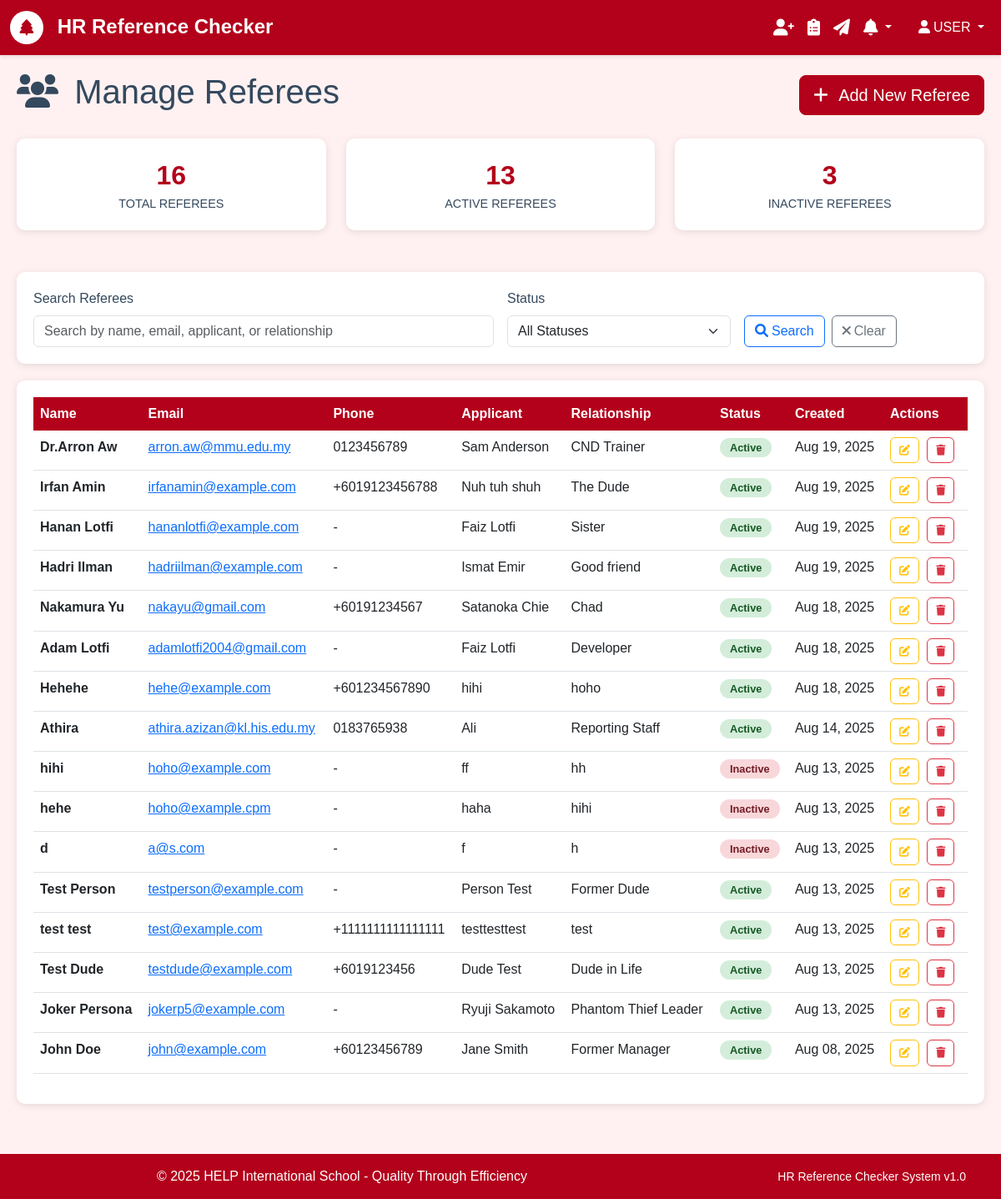
The page /referees/ (signed in) on the database as committed earlier.
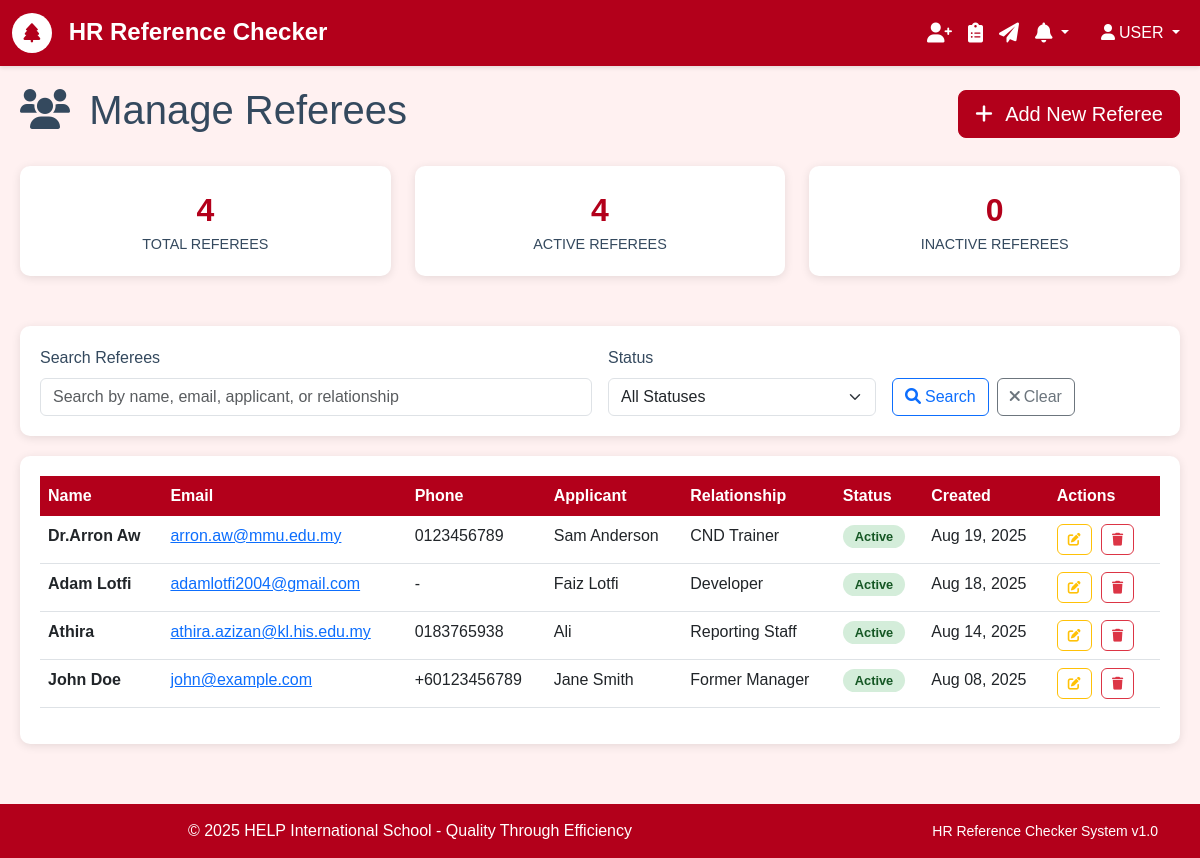
The same page on the database as committed later.
### authentication/models.py (models this page shows, shortened)
class User(AbstractUser):
    email = models.EmailField(unique=True)
    is_active = models.BooleanField(default=True)
    created_at = models.DateTimeField(auto_now_add=True)
    USERNAME_FIELD = 'email'
    REQUIRED_FIELDS = ['username']
    class Meta:
        db_table = 'auth_user'
        verbose_name = 'User'
        verbose_name_plural = 'Users'

### referees/models.py (models this page shows, shortened)
class Referee(models.Model):
    name = models.CharField(max_length=255)
    email = models.EmailField()
    phone_regex = RegexValidator(
        regex=r'^\+?1?\d{9,15}$',
        message="Phone number must be entered in the format: '+999999999'. Up to 15 digits allowed."
    )
    phone = models.CharField(validators=[phone_regex], max_length=17, blank=True)
    relationship = models.CharField(max_length=100, help_text="e.g., Former Manager, Colleague, etc.")
    applicant_name = models.CharField(max_length=255, help_text="Name of the person being referenced")
    created_at = models.DateTimeField(auto_now_add=True)
    is_active = models.BooleanField(default=True)
    class Meta:
        ordering = ['-created_at']
        verbose_name = 'Referee'
        verbose_name_plural = 'Referees'

### referees/views.py (the view, shortened to what this page needs)
# urls.py: path('', views.RefereeListView.as_view(), name='list'),
class RefereeListView(LoginRequiredMixin, ListView):
    model = Referee
    template_name = 'referees/list.html'
    context_object_name = 'referees'
    paginate_by = 20
    def get_queryset(self):
        queryset = Referee.objects.all().order_by('-created_at')
        search_query = self.request.GET.get('search')
        status_filter = self.request.GET.get('status')
        if status_filter == 'active':
            queryset = queryset.filter(is_active=True)
        elif status_filter == 'inactive':
            queryset = queryset.filter(is_active=False)
        return queryset
    def get_context_data(self, **kwargs):
        context = super().get_context_data(**kwargs)
        context['search_query'] = self.request.GET.get('search', '')
        context['status_filter'] = self.request.GET.get('status', '')
        context['total_referees'] = Referee.objects.count()
        context['active_referees'] = Referee.objects.filter(is_active=True).count()
        context['inactive_referees'] = Referee.objects.filter(is_active=False).count()
        return context

### core/models.py (called while the page is built)
    @classmethod
    def get_unread_count(cls, user):
        return cls.objects.filter(user=user, is_read=False, is_dismissed=False).count()

    @classmethod
    def get_recent_notifications(cls, user, limit=10):
        return cls.objects.filter(user=user, is_dismissed=False).order_by('-created_at')[:limit]

### templates/referees/list.html (shortened to what this page needs)
{% extends 'base.html' %}
{% block content %}
<div class="referee-container">
    <div class="d-flex justify-content-between align-items-center mb-4">
        <h1>
            <i class="fas fa-users me-2"></i>
            Manage Referees
        </h1>
        <a href="{% url 'referees:create' %}" class="btn btn-primary btn-lg">
            <i class="fas fa-plus me-2"></i>
            Add New Referee
        </a>
    </div>
    <div class="row stats-row">
        <div class="col-md-4">
            <div class="stat-card">
                <div class="stat-number">{{ total_referees }}</div>
                <div class="stat-label">Total Referees</div>
            </div>
        </div>
        <div class="col-md-4">
            <div class="stat-card">
                <div class="stat-number">{{ active_referees }}</div>
                <div class="stat-label">Active Referees</div>
            </div>
        </div>
        <div class="col-md-4">
            <div class="stat-card">
                <div class="stat-number">{{ inactive_referees }}</div>
                <div class="stat-label">Inactive Referees</div>
            </div>
        </div>
    </div>
    <div class="search-section">
        <form method="GET" class="row g-3">
            <div class="col-md-6">
                <label for="search" class="form-label">Search Referees</label>
                <input type="text"
                       class="form-control"
                       id="search"
                       name="search"
                       value="{{ search_query }}"
                       placeholder="Search by name, email, applicant, or relationship">
            </div>
            <div class="col-md-3">
                <label for="status" class="form-label">Status</label>
                <select class="form-select" id="status" name="status">
                    <option value="">All Statuses</option>
                </select>
            </div>
            <div class="col-md-3 d-flex align-items-end">
                <button type="submit" class="btn btn-outline-primary me-2">
                    <i class="fas fa-search me-1"></i>Search
                </button>
                <a href="{% url 'referees:list' %}" class="btn btn-outline-secondary">
                    <i class="fas fa-times me-1"></i>Clear
                </a>
            </div>
        </form>
    </div>
    <div class="table-container">
        {% if referees %}
            <div class="table-responsive">
                <table class="table table-hover">
                    <thead>
                        <tr>
                            <th>Name</th>
                            <th>Email</th>
                            <th>Phone</th>
                            <th>Applicant</th>
                            <th>Relationship</th>
                            <th>Status</th>
                            <th>Created</th>
                            <th>Actions</th>
                        </tr>
                    </thead>
                    <tbody>
                        {% for referee in referees %}
                        <tr>
                            <td>
                                <strong>{{ referee.name }}</strong>
                            </td>
                            <td>
                                <a href="mailto:{{ referee.email }}">{{ referee.email }}</a>
                            </td>
                            <td>{{ referee.phone|default:"-" }}</td>
                            <td>{{ referee.applicant_name }}</td>
                            <td>{{ referee.relationship }}</td>
                            <td>
                                {% if referee.is_active %}
                                    <span class="status-badge status-active">Active</span>
                                {% else %}
                                    <span class="status-badge status-inactive">Inactive</span>
                                {% endif %}
                            </td>
                            <td>{{ referee.created_at|date:"M d, Y" }}</td>
                            <td>
                                <a href="{% url 'referees:edit' referee.pk %}"
                                   class="btn btn-outline-warning btn-action"
                                   title="Edit">
                                    <i class="fas fa-edit"></i>
                                </a>
                                <a href="{% url 'referees:delete' referee.pk %}"
                                    class="btn btn-outline-danger btn-action"
                                    title="Deactivate"
                                    onclick="return confirm('Are you sure you want to deactivate this referee?')">
                                    <i class="fas fa-trash"></i>
                                 </a>
                            </td>
                        </tr>
                        {% endfor %}
                    </tbody>
                </table>
            </div>
        {% endif %}
    </div>
</div>
{% endblock %}

### templates/base.html (shortened to what this page needs)
<!DOCTYPE html>
<html lang="en">
<head>
    <link href="https://cdn.jsdelivr.net/npm/bootstrap@5.3.0/dist/css/bootstrap.min.css" rel="stylesheet">
    <link href="https://cdnjs.cloudflare.com/ajax/libs/font-awesome/6.0.0/css/all.min.css" rel="stylesheet">
</head>
<body>
    <nav class="navbar navbar-expand-lg navbar-dark">
        <div class="container-fluid">
            <a class="navbar-brand" href="{% url 'core:home' %}">
                <span class="help-logo">
                    <i class="fas fa-tree"></i>
                </span>
                HR Reference Checker
            </a>
            <div class="collapse navbar-collapse" id="navbarNav">
                {% if user.is_authenticated %}
                    <ul class="navbar-nav me-3">
                        <li class="nav-item">
                            <a class="nav-link" href="{% url 'referees:list' %}" title="Manage Referees">
                                <i class="fas fa-user-plus fa-lg"></i>
                            </a>
                        </li>
                        <li class="nav-item">
                            <a class="nav-link" href="{% url 'form_templates:list' %}" title="Manage Templates">
                                <i class="fas fa-clipboard-list fa-lg"></i>
                            </a>
                        </li>
                        <li class="nav-item">
                            <a class="nav-link" href="{% url 'forms:list' %}" title="Assign Forms">
                                <i class="fas fa-paper-plane fa-lg"></i>
                            </a>
                        </li>
                        <li class="nav-item dropdown">
                            <a class="nav-link dropdown-toggle position-relative" href="#" title="Notifications" role="button" data-bs-toggle="dropdown" id="notificationDropdown">
                                <i class="fas fa-bell fa-lg"></i>
                            </a>
                        </li>
                    </ul>
                {% endif %}
                <ul class="navbar-nav">
                    {% if user.is_authenticated %}
                        <li class="nav-item dropdown">
                            <a class="nav-link dropdown-toggle" href="#" id="navbarDropdown" role="button" data-bs-toggle="dropdown">
                                <i class="fas fa-user me-1"></i>{{ user.first_name|upper|default:"USER" }}
                            </a>
                        </li>
                    {% else %}
                        <li class="nav-item">
                            <a class="nav-link" href="{% url 'authentication:login' %}">
                                <i class="fas fa-sign-in-alt me-1"></i>Login
                            </a>
                        </li>
                    {% endif %}
                </ul>
            </div>
        </div>
    </nav>
    <div class="main-content-area">
        {% block content %}{% endblock %}
    </div>
    <footer class="footer">
        <div class="container">
            <div class="row">
                <div class="col-md-8">
                    <p class="mb-0">&copy; 2025 HELP International School - Quality Through Efficiency</p>
                </div>
                <div class="col-md-4 text-end">
                    <small>HR Reference Checker System v1.0</small>
                </div>
            </div>
        </div>
    </footer>
</body>
</html>

### templates/base.html (style rules this page uses)
:root { --help-red: #B3001B; --help-light-pink: #FFF1F1; --help-white: #FFFFFF; --help-light-gray: #FEFEFE; --help-gray: #DEE2E6; --help-dark-gray: #34495E; --help-green: #4CAF50; --help-blue: #35F33C; }
body { font-family: 'Pragati Narrow', Arial, sans-serif; background-color: var(--help-light-pink); color: var(--help-dark-gray); }
.navbar { background-color: var(--help-red) !important; box-shadow: 0 2px 4px rgba(0,0,0,0.1); }
.navbar-brand { font-weight: bold; color: var(--help-white) !important; font-size: 1.5rem; }
.nav-link { color: var(--help-white) !important; font-weight: 500; }
.btn-primary { background-color: var(--help-red); border-color: var(--help-red); }
.help-logo { width: 40px; height: 40px; background-color: var(--help-white); border-radius: 50%; display: inline-flex; align-items: center; justify-content: center; margin-right: 10px; }
.help-logo i { color: var(--help-red); font-size: 1.2rem; }
.footer { background-color: var(--help-red); color: var(--help-white); text-align: center; padding: 15px 0; margin-top: 40px; }
.table thead th { background-color: var(--help-red); color: var(--help-white); border: none; }
.main-content-area { min-height: calc(100vh - 140px); }
.card, .stat-card, .table-container, .search-section { transition: transform 0.2s ease, box-shadow 0.2s ease; }
.btn { transition: all 0.2s ease; }
.nav-link { transition: transform 0.2s ease; }
.table tbody tr { transition: background-color 0.2s ease; }

### templates/referees/list.html (style rules this page uses)
.referee-container { padding: 20px; }
.stats-row { margin-bottom: 30px; }
.stat-card { background: white; border-radius: 10px; padding: 20px; text-align: center; box-shadow: 0 2px 10px rgba(0,0,0,0.1); margin-bottom: 20px; }
.stat-number { font-size: 2rem; font-weight: bold; color: var(--help-red); }
.stat-label { font-size: 0.9rem; color: var(--help-dark-gray); text-transform: uppercase; }
.search-section { background: white; border-radius: 10px; padding: 20px; margin-bottom: 20px; box-shadow: 0 2px 10px rgba(0,0,0,0.1); }
.table-container { background: white; border-radius: 10px; padding: 20px; box-shadow: 0 2px 10px rgba(0,0,0,0.1); }
.status-badge { padding: 4px 12px; border-radius: 20px; font-size: 0.8rem; font-weight: bold; }
.status-active { background-color: #d4edda; color: #155724; }
.btn-action { margin-right: 5px; padding: 5px 10px; font-size: 0.8rem; }

Rows that differ between the two databases and show on the page:
removed Referee: name "Irfan Amin", email "irfanamin@example.com", phone "+6019123456788", applicant_name "Nuh tuh shuh", relationship "The Dude", is_active "Active", created_at "Aug 19, 2025"
removed Referee: name "Hanan Lotfi", email "hananlotfi@example.com", phone "-", applicant_name "Faiz Lotfi", relationship "Sister", is_active "Active", created_at "Aug 19, 2025"
removed Referee: name "Hadri Ilman", email "hadriilman@example.com", phone "-", applicant_name "Ismat Emir", relationship "Good friend", is_active "Active", created_at "Aug 19, 2025"
removed Referee: name "Nakamura Yu", email "nakayu@gmail.com", phone "+60191234567", applicant_name "Satanoka Chie", relationship "Chad", is_active "Active", created_at "Aug 18, 2025"
removed Referee: name "Hehehe", email "hehe@example.com", phone "+601234567890", applicant_name "hihi", relationship "hoho", is_active "Active", created_at "Aug 18, 2025"
removed Referee: name "hihi", email "hoho@example.com", phone "-", applicant_name "ff", relationship "hh", is_active "Inactive", created_at "Aug 13, 2025"
removed Referee: name "hehe", email "hoho@example.cpm", phone "-", applicant_name "haha", relationship "hihi", is_active "Inactive", created_at "Aug 13, 2025"
removed Referee: name "d", email "a@s.com", phone "-", applicant_name "f", relationship "h", is_active "Inactive", created_at "Aug 13, 2025"
removed Referee: name "Test Person", email "testperson@example.com", phone "-", applicant_name "Person Test", relationship "Former Dude", is_active "Active", created_at "Aug 13, 2025"
removed Referee: name "test test", email "test@example.com", phone "+1111111111111111", applicant_name "testtesttest", relationship "test", is_active "Active", created_at "Aug 13, 2025"
removed Referee: name "Test Dude", email "testdude@example.com", phone "+6019123456", applicant_name "Dude Test", relationship "Dude in Life", is_active "Active", created_at "Aug 13, 2025"
removed Referee: name "Joker Persona", email "jokerp5@example.com", phone "-", applicant_name "Ryuji Sakamoto", relationship "Phantom Thief Leader", is_active "Active", created_at "Aug 13, 2025"
Other text that changed with them:
{{ total_referees }}: "16" → "4"
{{ active_referees }}: "13" → "4"
{{ inactive_referees }}: "3" → "0"
